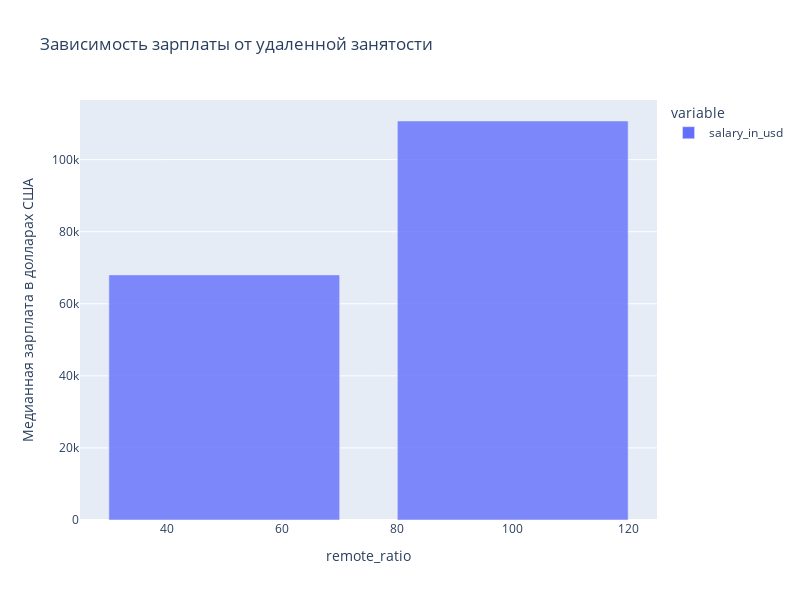

The notebook cell this image was saved under:
### Markdown cell above
***3. Влияние удаленной занятости сотрудника на размер зарплаты***

### Code cell
mask = data[data['remote_ratio'] > 0] # устанавливаем значения удаленной занятости > 0
            
grouped2 = mask.groupby('remote_ratio')['salary_in_usd'].median()

fig = px.bar(grouped2,
             title='Зависимость зарплаты от удаленной занятости',
             opacity = 0.8,
             height=600,
             width=800
            )
fig.update_layout(xaxis_title='remote_ratio', yaxis_title='Медианная зарплата в долларах США')
fig.write_html("images/bar2.html")
fig.show()

### Figure 1 — Plotly figure (JSON) as saved in the notebook; plotly's stock layout.template omitted (floating-point values rounded to 4 significant figures)
{"data": [{"alignmentgroup": "True", "hovertemplate": "variable=salary_in_usd<br>remote_ratio=%{x}<br>value=%{y}<extra></extra>", "legendgroup": "salary_in_usd", "marker": {"color": "#636efa", "opacity": 0.8, "pattern": {"shape": ""}}, "name": "salary_in_usd", "offsetgroup": "salary_in_usd", "orientation": "v", "showlegend": true, "textposition": "auto", "type": "bar", "x": [50, 100], "xaxis": "x", "y": [68010.0, 110700.0], "yaxis": "y"}], "layout": {"barmode": "relative", "height": 600, "legend": {"title": {"text": "variable"}, "tracegroupgap": 0}, "title": {"text": "Зависимость зарплаты от удаленной занятости"}, "width": 800, "xaxis": {"anchor": "y", "domain": [0, 1], "title": {"text": "remote_ratio"}}, "yaxis": {"anchor": "x", "domain": [0, 1], "title": {"text": "Медианная зарплата в долларах США"}}}}
